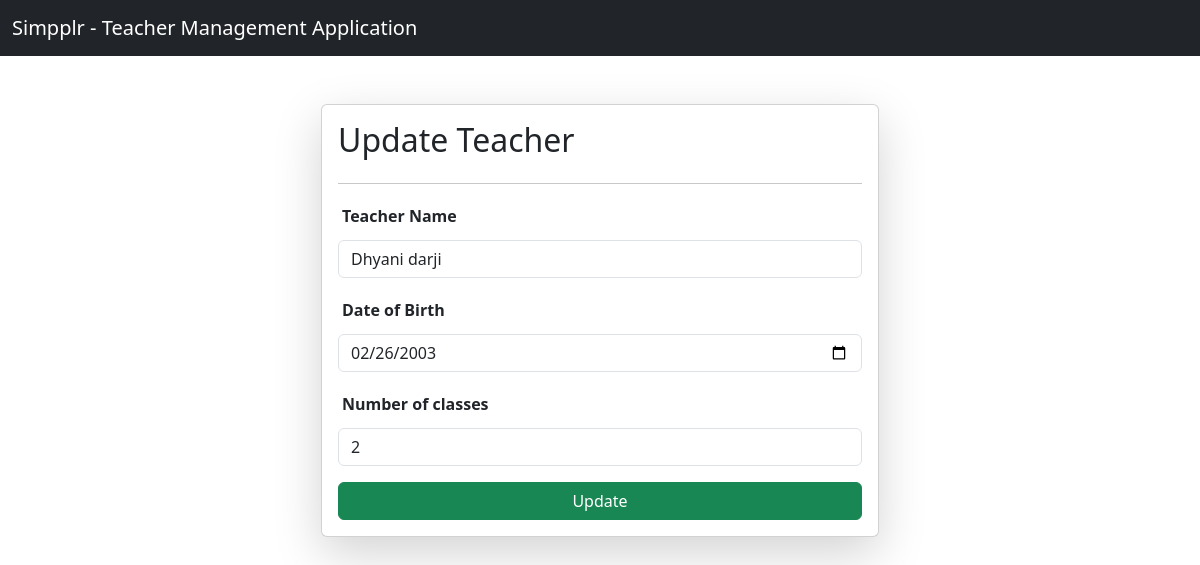
The page /update-teacher/3 on the database its author committed.
### teachers/models.py (models this page shows, shortened)
class Teacher(models.Model):
    full_name = models.CharField(max_length=250)
    age = models.PositiveIntegerField()
    date_of_birth = models.DateField()
    number_of_classes = models.PositiveIntegerField()
    class Meta:
        unique_together = ('full_name', 'date_of_birth')

### teachers/views.py (the view, shortened to what this page needs)
# urls.py: path("update-teacher/<id>", update_teacher, name="update_teacher"),
def update_teacher(request, id):
    error_message = None
    queryset = Teacher.objects.get(id = id)
    context = {'teacher': queryset, 'error_message': error_message}
    return render(request, "home/update.html", context)

### teachers/templates/home/update.html (shortened to what this page needs)
{% extends 'base.html' %}
{% block body %}
  <div class="container mt-5">
    <form class="col-6 max-auto card p-3 shadow-lg container" method="post" enctype="multipart/form-data">
      <h2>Update Teacher</h2>
      <hr />
      <div class="mb-3">
        <div class="d-flex justify-content-start p-1">
          <label for="inputTeacherName" class="form-label"><b>Teacher Name</b></label>
        </div>
        <input type="text" value="{{ teacher.full_name }}" class="form-control" placeholder="Teacher Name" name="teacher_name" />
      </div>
      <div class="mb-3">
        <div class="d-flex justify-content-start p-1">
          <label for="inputTeacherDob" class="form-label"><b>Date of Birth</b></label>
        </div>
        <input type="date" value="{{ teacher.date_of_birth|date:'Y-m-d' }}" class="form-control" name="teacher_dob" />
      </div>
      <div class="mb-3">
        <div class="d-flex justify-content-start p-1">
          <label for="inputNumberOfClasses" class="form-label"><b>Number of classes</b></label>
        </div>
        <input type="number" value="{{ teacher.number_of_classes }}" class="form-control" placeholder="Number of Classes" name="teacher_number_of_classes" />
      </div>
      <button type="submit" class="btn btn-success">Update</button>
    </form>
  </div>
{% endblock %}

### rows shown on the page
Teacher: teacher_name "Dhyani darji", teacher_dob "02/26/2003", teacher_number_of_classes "2"
